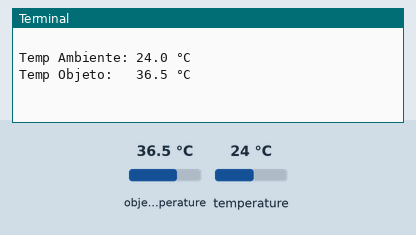
The program below on a simulated Raspberry Pi (BCM pin numbers). Shown: the last lines printed to the terminal. The test bench sets the inputs (shaded band); at power-on: object temperature 36.5 °C, temperature 24 °C.

Above: at 1.2 s.
1.3 s: object temperature set to 20 °C
At 3.4 s:
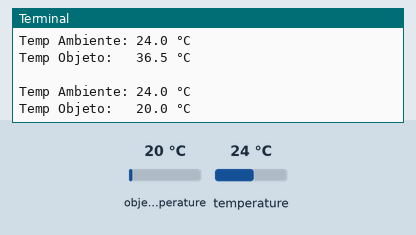
5.2 s: temperature set to 12 °C
At 6.9 s:
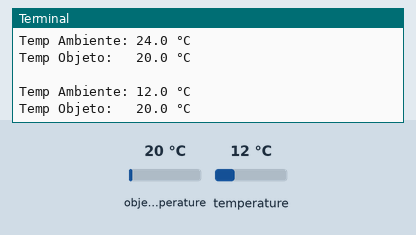
9.1 s: object temperature set to 26 °C
At 12.8 s:
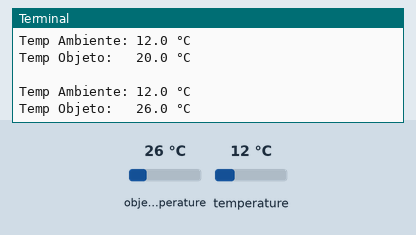
Timing chart, 0 to 14.3 s (numbered marks = the images above; inputs shaded):
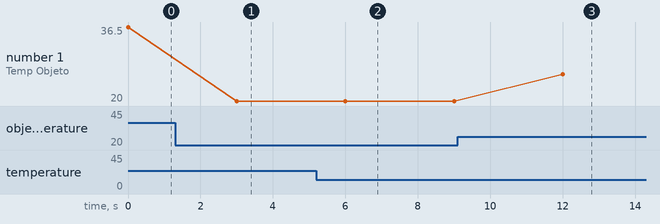

The program:

MLX.py
```python
import board
import time
import busio as io
import adafruit_mlx90614 as mlx

i2c = io.I2C(board.SCL, board.SDA, frequency=100000)
lec = mlx.MLX90614(i2c)

while True:
	text = lec.ambient_temperature
	tuser = lec.object_temperature

	print("""\nTemp Ambiente: {0:0.1f} °C\nTemp Objeto:   {1:0.1f} °C""".format(text, tuser))
	time.sleep(3)
```

Measured:
- after the input at 1.3 s, the terminal: prints a new line after 1.7 s (image 1)
- after the input at 5.2 s, the terminal: prints a new line after 0.80 s (image 2)
- after the input at 9.1 s, the terminal: prints a new line after 2.9 s (image 3)
- plotted number 1: 36.5 → 20 after the input at 1.3 s, 20 → 26 after the input at 9.1 s
